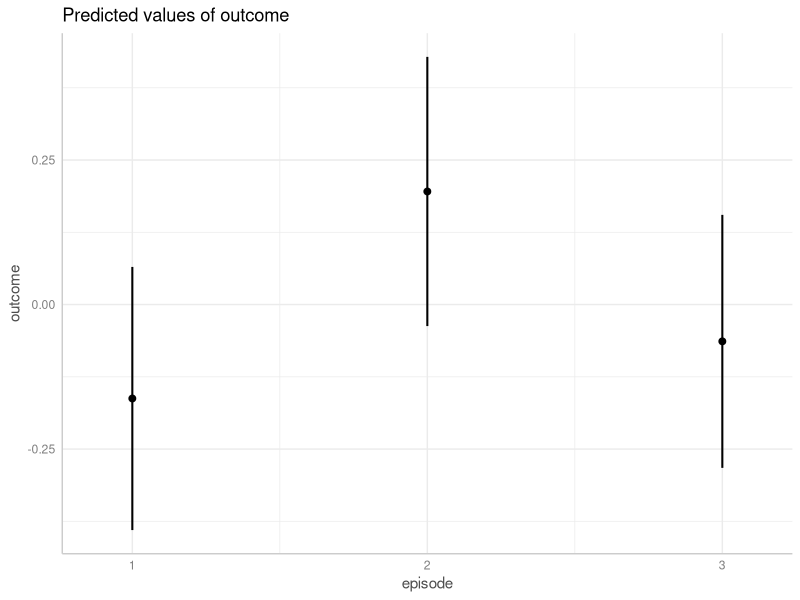
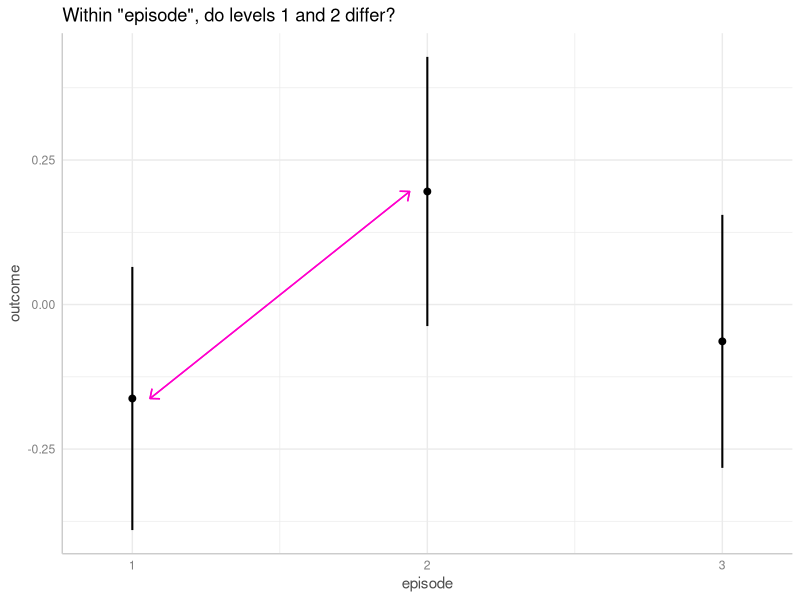

Source code (R) for these figures, in order: (Note: this script raises an error after producing the figures.)
## ---- chunk 1
knitr::opts_chunk$set(
  collapse = TRUE,
  comment = "#>",
  dev = "png",
  fig.width = 7,
  fig.height = 3.5,
  message = FALSE, warning = FALSE)
options(width = 800)
arrow_color <- "#FF00cc"

if (!requireNamespace("ggplot2", quietly = TRUE) ||
    !requireNamespace("marginaleffects", quietly = TRUE) ||
    !requireNamespace("parameters", quietly = TRUE)) {
  knitr::opts_chunk$set(eval = FALSE)
}
## ---- chunk 2
library(ggeffects)
library(ggplot2)

set.seed(123)
n <- 200
d <- data.frame(
  outcome = rnorm(n),
  grp = as.factor(sample(c("treatment", "control"), n, TRUE)),
  episode = as.factor(sample(1:3, n, TRUE)),
  sex = as.factor(sample(c("female", "male"), n, TRUE, prob = c(0.4, 0.6)))
)
model1 <- lm(outcome ~ grp + episode + grp, data = d)
## ---- chunk 3
mydf <- predict_response(model1, "episode", margin = "marginalmeans")
mydf

plot(mydf)
## ---- chunk 4
p <- plot(mydf)
line_data <- as.data.frame(mydf, terms_to_colnames = FALSE)[1:2, ]
p + geom_segment(
  data = line_data,
  aes(
    x = as.numeric(x[1]) + 0.06, xend = as.numeric(x[2]) - 0.06,
    y = predicted[1], yend = predicted[2], group = NULL, color = NULL
  ),
  color = arrow_color,
  arrow = arrow(length = unit(0.1, "inches"), ends = "both", angle = 40)
) +
ggtitle("Within \"episode\", do levels 1 and 2 differ?")
## ---- chunk 5
# comparisons based on estimated marginal means, using "marginaleffects" package
test_predictions(model1, "episode", margin = "marginalmeans")

# comparisons based using "emmeans" package
test_predictions(model1, "episode", engine = "emmeans")
## ---- chunk 6
model2 <- lm(outcome ~ grp * episode + grp, data = d)
## ---- chunk 7
mydf <- predict_response(model2, c("episode", "grp"), margin = "marginalmeans")
mydf

plot(mydf)
## ---- chunk 8
p <- plot(mydf)
line_data <- as.data.frame(mydf, terms_to_colnames = FALSE)[3:4, 1:2]
line_data$group_col <- "control"
p + geom_segment(
  data = line_data,
  aes(
    x = as.numeric(x[1]) - 0.06, xend = as.numeric(x[2]) + 0.06,
    y = predicted[1], yend = predicted[2], group = NULL, color = NULL
  ),
  color = arrow_color,
  arrow = arrow(length = unit(0.1, "inches"), ends = "both", angle = 40)
) +
ggtitle("Within level 2 of \"episode\", do treatment and control group differ?")
ht2 <- test_predictions(model2, c("episode", "grp"))
## ---- chunk 9
# we want "episode = 2-2" and "grp = control-treatment"

# comparisons based on estimated marginal means, using "marginaleffects" package
test_predictions(model2, c("episode [2]", "grp"), margin = "marginalmeans")

# comparisons based using "emmeans" package
test_predictions(model2, c("episode [2]", "grp"), engine = "emmeans")
## ---- chunk 10
mydf <- predict_response(model2, c("grp", "episode"))
p <- plot(mydf)
line_data <- as.data.frame(mydf, terms_to_colnames = FALSE)[, 1:2, ]
line_data$group_col <- "1"
p + geom_segment(
  data = line_data,
  aes(
    x = as.numeric(x[1]) - 0.05, xend = as.numeric(x[1]) - 0.05,
    y = predicted[1], yend = predicted[2], group = NULL, color = NULL
  ),
  color = "orange",
  arrow = arrow(length = unit(0.1, "inches"), ends = "both", angle = 40, type = "closed")
) + geom_segment(
  data = line_data,
  aes(
    x = as.numeric(x[4]) - 0.05, xend = as.numeric(x[4]) - 0.05,
    y = predicted[4], yend = predicted[5], group = NULL, color = NULL
  ),
  color = "orange",
  arrow = arrow(length = unit(0.1, "inches"), ends = "both", angle = 40, type = "closed")
) + geom_segment(
  data = line_data,
  aes(
    x = as.numeric(x[1]) - 0.05, xend = as.numeric(x[4]) - 0.05,
    y = (predicted[1] + predicted[2]) / 2,
    yend = (predicted[4] + predicted[5]) / 2, group = NULL, color = NULL
  ),
  color = arrow_color,
  arrow = arrow(length = unit(0.1, "inches"), ends = "both", angle = 40)
) +
ggtitle("Differnce-in-differences")
## ---- chunk 11
# specifying the difference-in-difference when using "marginaleffects"
test_predictions(model2, c("episode", "grp"), test = "(b1 - b3) = (b2 
- b4)", margin = "marginalmeans")

# using "emmeans", we need to set "test = "interaction". This displays *all*
# possible differences-in-differences. The first row in this output is identical
# to the above result from "marginaleffects"
test_predictions(model2, c("episode", "grp"), test = "interaction", engine = "emmeans")
